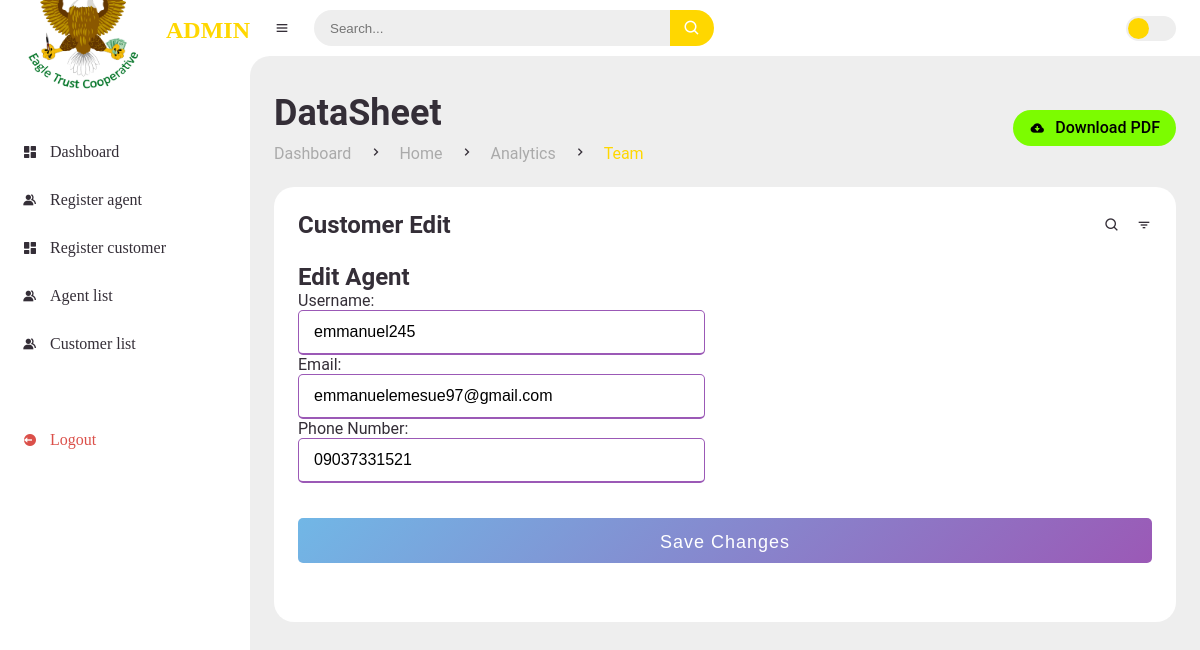
The app's page /agent/edit/1234/ (signed in), older data.
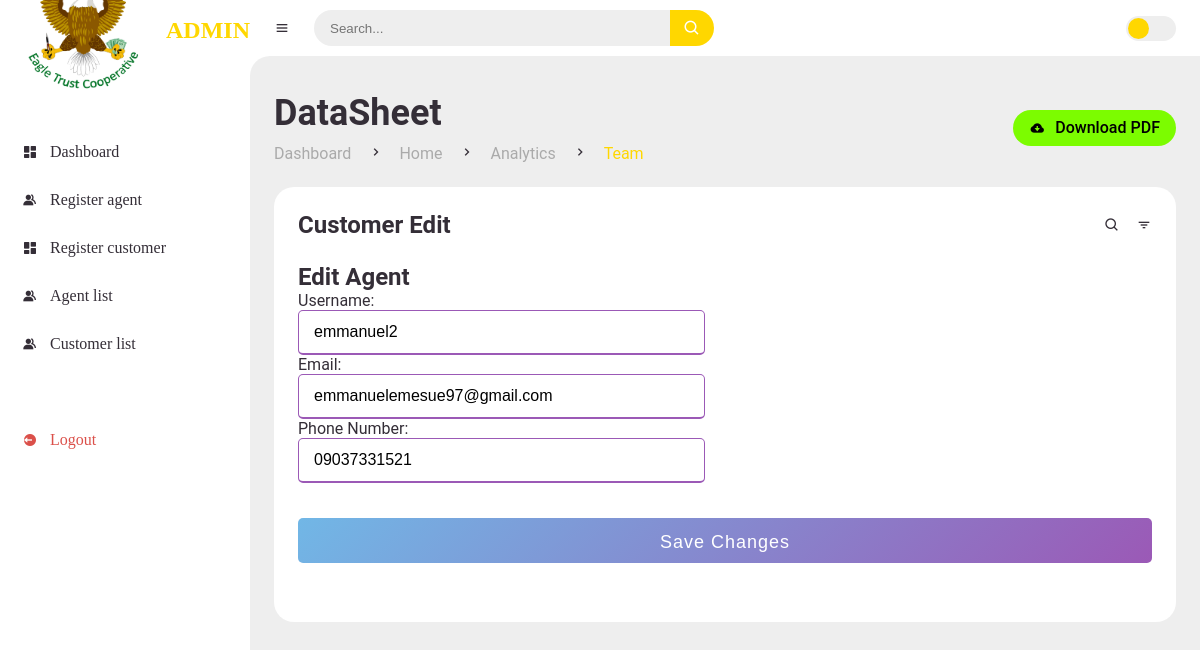
The same page, newer data.
### dashboard/models.py (models this page shows, shortened)
class Agent(models.Model):
    STATUS_CHOICES = (
        (1, 'Active'),
        (0, 'Suspended'),
    )
    agent_id = models.CharField(primary_key=True, max_length=50, unique=True)
    username = models.CharField(max_length=255, unique=True)
    email = models.EmailField(unique=True)
    date_created = models.DateTimeField(auto_now_add=True, null=True)
    phone_number = models.CharField(max_length=11, null=True, unique=True)
    status = models.IntegerField(choices=STATUS_CHOICES, default=0)  # Default to active

### dashboard/views.py (the view, shortened to what this page needs)
# urls.py: path('agent/edit/<str:pk>/', AgentEditView.as_view(), name='agent_edit'),
@method_decorator(login_required, name='dispatch')
class AgentEditView(UpdateView):
    model = Agent
    form_class = AgentEditForm
    template_name = 'dashboard/admin/agent_edit.html'
    success_url = reverse_lazy('agent_list')

### dashboard/forms.py
class AgentEditForm(forms.ModelForm):
    class Meta:
        model = Agent
        fields = ['username', 'email', 'phone_number']
        labels = {
            'username': 'Username',
            'email': 'Email',
            'phone_number': 'Phone Number',
        }
        widgets = {
            'username': forms.TextInput(attrs={'placeholder': 'Enter your username'}),
            'email': forms.EmailInput(attrs={'placeholder': 'Enter your email'}),
            'phone_number': forms.TextInput(attrs={'placeholder': 'Enter your phone number'}),
        }

### templates/dashboard/admin/agent_edit.html (shortened to what this page needs)
{% extends 'main/admin_main.html' %}
{% load static %}
{% block content %}
<main>
    <div class="head-title">
        <div class="left">
            <h1>DataSheet</h1>
            <ul class="breadcrumb">
                <li>
                    <a href="index.html">Dashboard</a>
                </li>
                <li><i class='bx bx-chevron-right' ></i></li>
                <li>
                    <a href="index.html">Home</a>
                </li>
                <li><i class='bx bx-chevron-right' ></i></li>
                <li>
                    <a  href="admin_analytics.html">Analytics</a>
                </li>
                <li><i class='bx bx-chevron-right' ></i></li>
                <li class="active">
                    <a class="active" href="admin_analytics.html">Team</a>
                </li>
            </ul>
        </div>
        <a href="#" class="btn-download">
            <i class='bx bxs-cloud-download' ></i>
            <span class="text">Download PDF</span>
        </a>
    </div>
    <div class="table-data">
        <div class="order">
            <div class="head">
                <h3>Customer Edit</h3>
                <i class='bx bx-search' ></i>
                <i class='bx bx-filter' ></i>
            </div>
            <h1>Edit Agent</h1>
            <form  method="POST">
                <div class="user-details">
                    <div class="input-box">
                        {{form.as_p}}
                    </div>
                </div>
                <div class="button">
                    <input type="submit" value="Save Changes">
                </div>
            </form>
        </div>
    </div>
</main>
</section>
{% endblock %}

Row changes from the older to the newer data that the page shows:
changed Agent "emmanuelemesue97@gmail.com": username "emmanuel245" → "emmanuel2"
